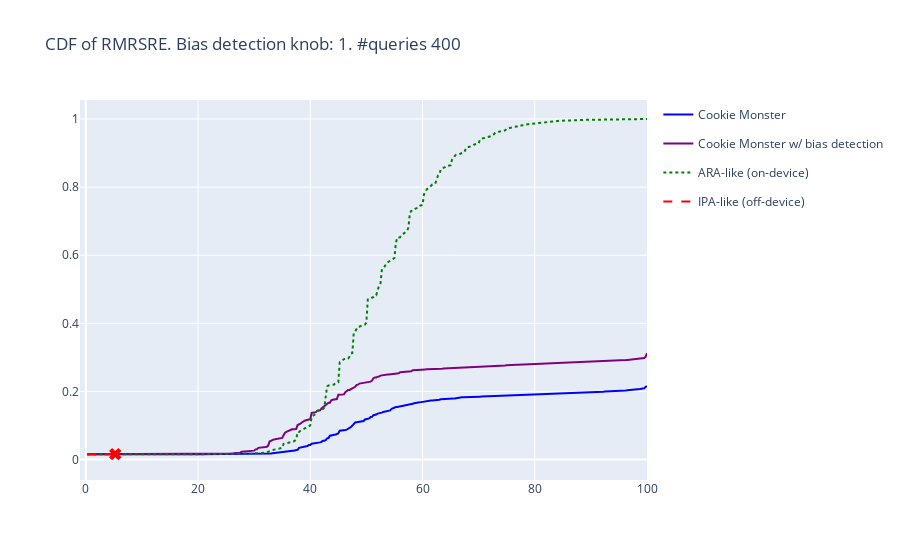

The cell this chart's notebook holds for it:
### Code cell
fig = go.Figure()
for trace in cdf(**cdf_args):
    fig.add_trace(trace)
fig.update_layout(title=f"CDF of RMRSRE. Bias detection knob: {bias_detection_knob}. #queries {num_queries}")

fig

### Figure 1 — Plotly figure (JSON) as saved in the notebook; plotly's stock layout.template omitted (floating-point values rounded to 4 significant figures; data arrays with more than 128 entries replaced by an {"elided": "..."} marker saying what was removed)
{"data": [{"legendgroup": "Cookie Monster", "line": {"dash": "solid"}, "marker": {"color": "blue", "symbol": "circle"}, "mode": "lines", "name": "Cookie Monster", "showlegend": true, "type": "scatter", "x": {"elided": "400 float values"}, "y": {"elided": "400 float values"}}, {"legendgroup": "Cookie Monster w/ bias detection", "line": {"dash": "solid"}, "marker": {"color": "purple", "symbol": "circle"}, "mode": "lines", "name": "Cookie Monster w/ bias detection", "showlegend": true, "type": "scatter", "x": {"elided": "400 float values"}, "y": {"elided": "400 float values"}}, {"legendgroup": "ARA-like (on-device)", "line": {"dash": "dot"}, "marker": {"color": "green", "symbol": "diamond"}, "mode": "lines", "name": "ARA-like (on-device)", "showlegend": true, "type": "scatter", "x": {"elided": "400 float values"}, "y": {"elided": "400 float values"}}, {"legendgroup": "IPA-like (off-device)", "line": {"dash": "dash"}, "marker": {"color": "red", "symbol": "x"}, "mode": "lines", "name": "IPA-like (off-device)", "showlegend": true, "type": "scatter", "x": [0.25, 0.5, 0.75, 1, 1.25, 1.5, 1.75, 2, 2.25, 2.5, 2.75, 3, 3.25, 3.5, 3.75, 4, 4.25, 4.5, 4.75, 5, 5.25], "y": [0.01551, 0.01552, 0.01553, 0.01553, 0.01553, 0.01554, 0.01554, 0.01556, 0.01556, 0.01556, 0.01556, 0.01557, 0.01557, 0.01558, 0.0156, 0.0156, 0.01561, 0.01562, 0.01563, 0.01563, 0.01571]}, {"legendgroup": "IPA-like (off-device)", "marker": {"color": "red", "size": 11, "symbol": "x"}, "mode": "markers", "name": "IPA-like (off-device)", "showlegend": false, "type": "scatter", "x": [5.25], "y": [0.01571]}], "layout": {"title": {"text": "CDF of RMRSRE. Bias detection knob: 1. #queries 400"}}}
